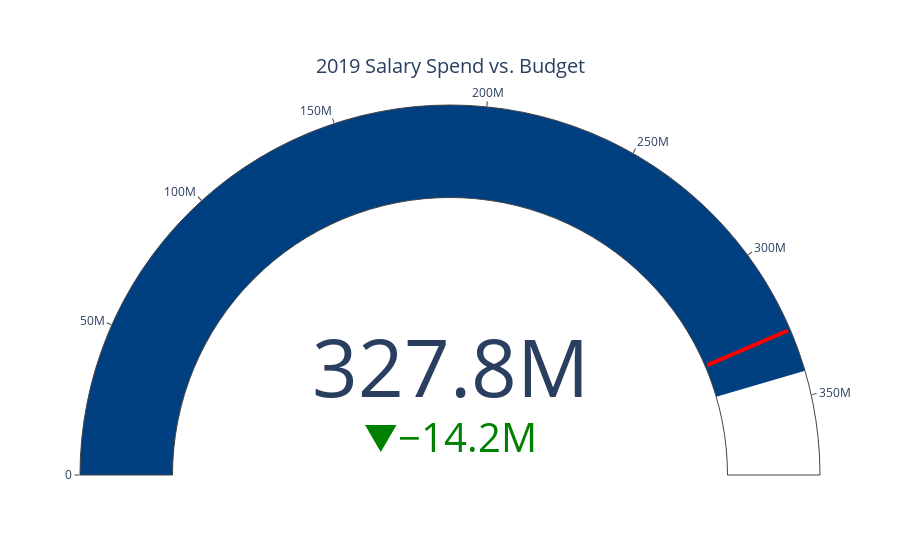

Notebook source saved alongside this figure:
### Code cell
# Example usage:
plot_info(2019, gauge)

### Figure 1 — Plotly figure (JSON) as saved in the notebook; plotly's stock layout.template omitted (floating-point values rounded to 4 significant figures)
{"data": [{"delta": {"decreasing": {"color": "green"}, "increasing": {"color": "red"}, "reference": 342000000.0}, "gauge": {"axis": {"range": [0, 376200000.0]}, "bar": {"color": "rgba(0,0,0,0)"}, "steps": [{"color": "#004080", "range": [0, 342000000.0]}], "threshold": {"line": {"color": "red", "width": 4}, "thickness": 0.95, "value": 327800000.0}}, "mode": "gauge+number+delta", "title": {"font": {"size": 20}, "text": "2019 Salary Spend vs. Budget"}, "type": "indicator", "value": 327800000.0}], "layout": {"title": {"font": {"size": 20}}}}
